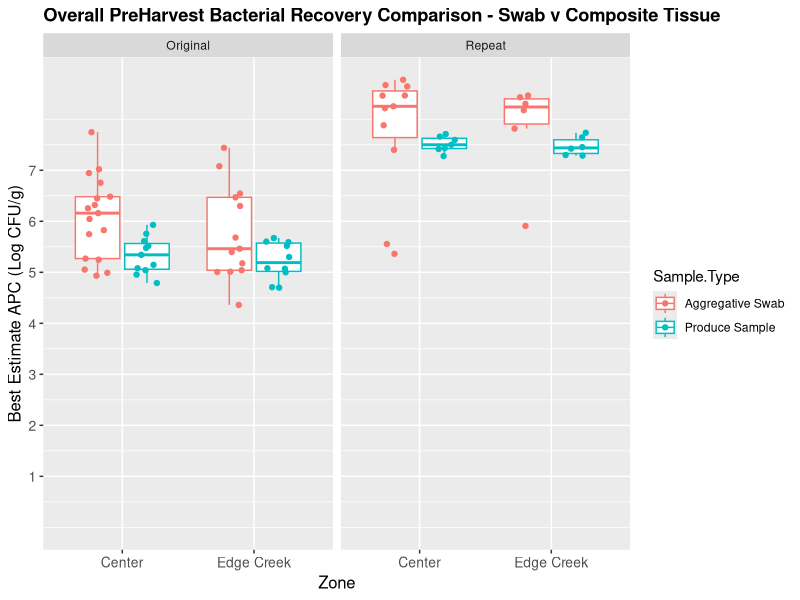
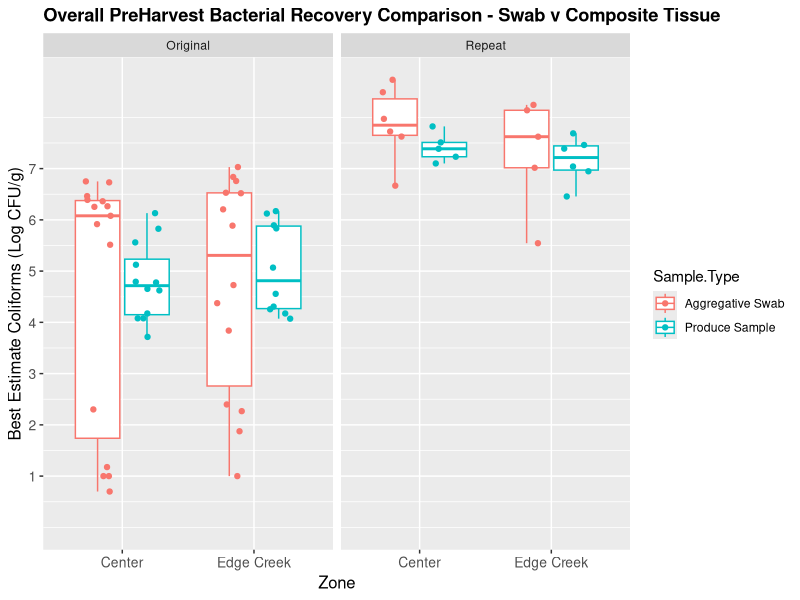
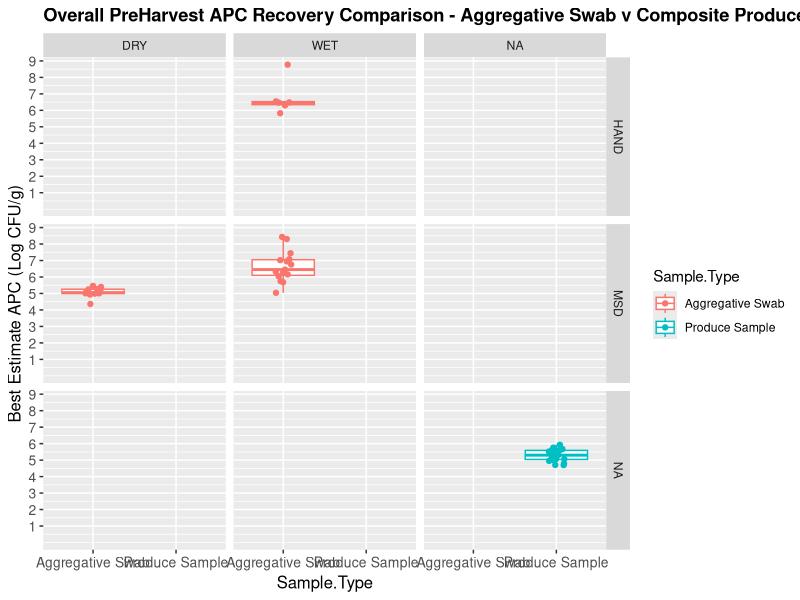
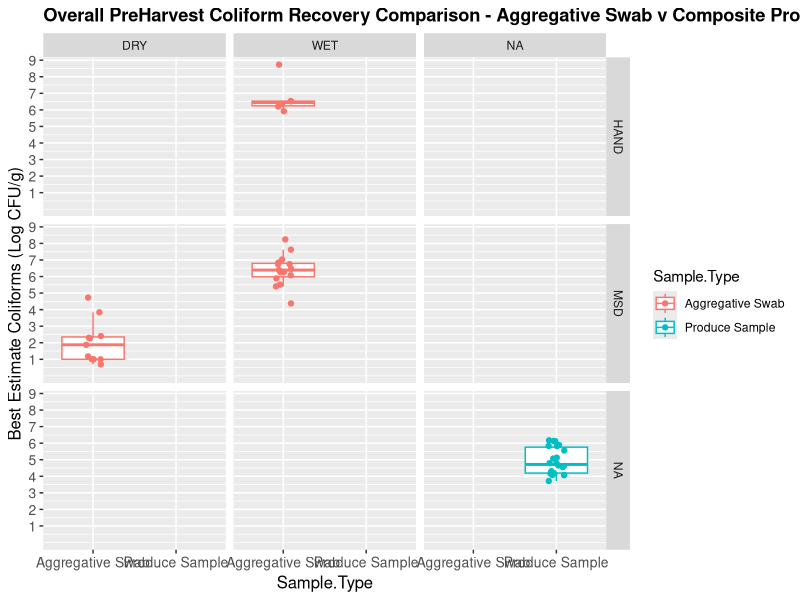
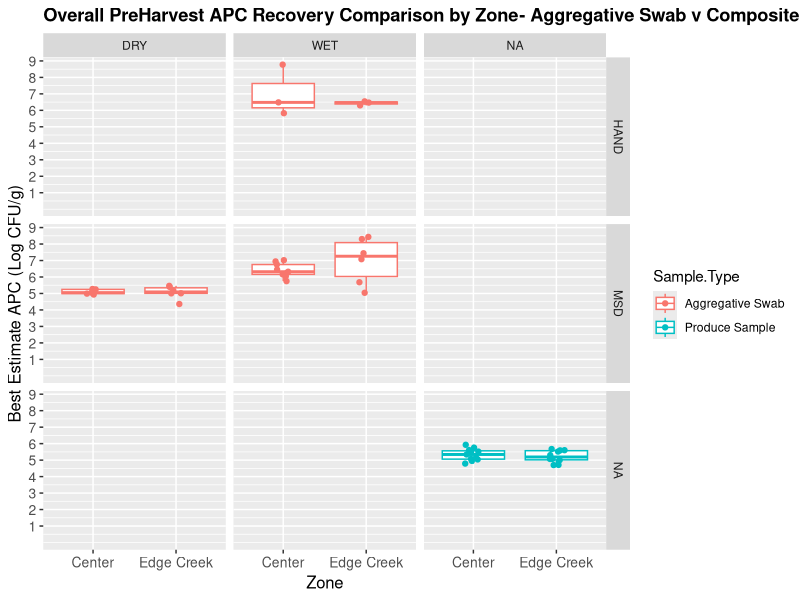
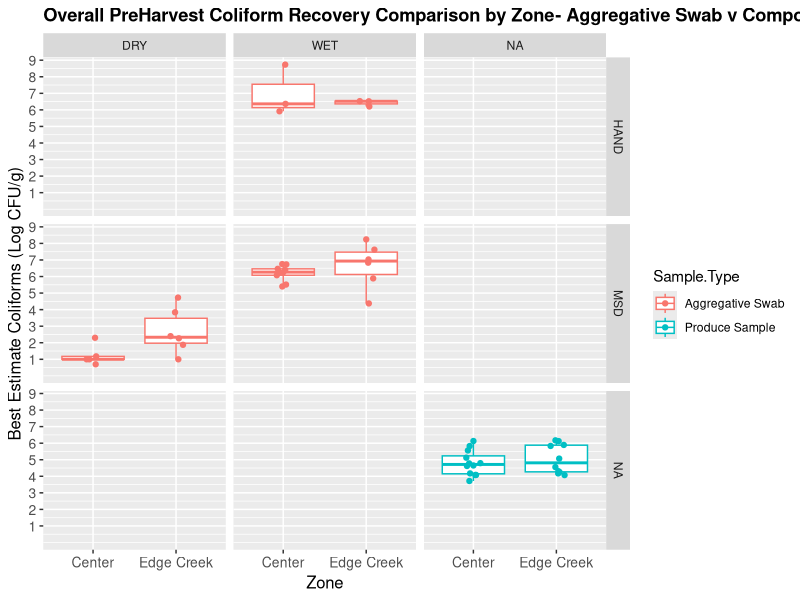
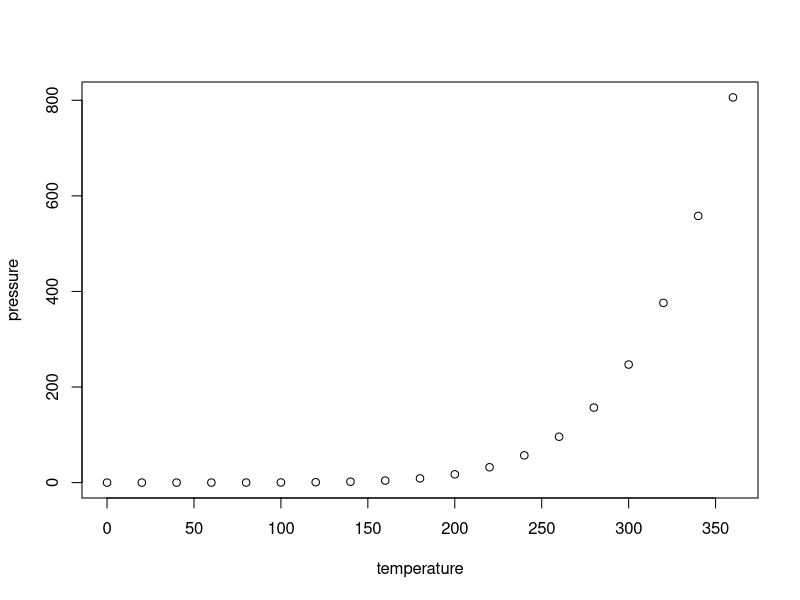

Here is the R script that generated these plots, in order:
## ---- chunk 1
knitr::opts_chunk$set(echo = TRUE)
## ---- chunk 2
library(tidyverse)
## ---- chunk 3
raw<-read.csv("Exp_1_results_organized.csv")
str(raw)
Fanoe<-read.csv("Experiment_1_trimmed.csv")
str(Fanoe)
Fanoe$Zone<-as.factor(Fanoe$Zone)
Fanoe$Top.bottom<-as.factor(Fanoe$Top.bottom)
Fanoe$Wet.dry<-as.factor(Fanoe$Wet.dry)
Fanoe$Hand.msd<-as.factor(Fanoe$Hand.msd)
Fanoe$Opportunity<-as.factor(Fanoe$Opportunity)
Fanoe$Sample.Type<-as.factor(Fanoe$Sample.Type)
Fanoe$Log.Coli.<-as.numeric(Fanoe$Log.Coli.)
str(Fanoe) #This contains all original and repeated samples, 
SumFanoe<-Fanoe%>%group_by(Sample.Type, Opportunity,Wet.dry, Hand.msd)%>%summarise(n=n())
knitr::kable(SumFanoe)
## ---- chunk 4
APC_MTvPr<-ggplot(data= Fanoe, aes(x=Zone, y=Log.APC. , col= Sample.Type))+
  geom_boxplot(outlier.alpha = 0)+theme(plot.title = element_text(size = rel(1.2), face = "bold"), axis.text = element_text(size= 10, angle=0, hjust=0.5), axis.title = element_text(size=12))+
  expand_limits(y=0)+
  scale_y_continuous("Best Estimate APC (Log CFU/g)", breaks= c(1,2,3,4,5,6,7))+
  geom_point(position=position_jitterdodge(),alpha=1)+
  ggtitle("Overall PreHarvest Bacterial Recovery Comparison - Swab v Composite Tissue ")
APC_MTvPr+facet_grid(.~Opportunity)
## ---- chunk 5
Colif_MTvPr<-ggplot(data= Fanoe, aes(x=Zone, y=Log.Coli. , col= Sample.Type))+
  geom_boxplot(outlier.alpha = 0)+theme(plot.title = element_text(size = rel(1.2), face = "bold"), axis.text = element_text(size= 10, angle=0, hjust=0.5), axis.title = element_text(size=12))+
  expand_limits(y=0)+
  scale_y_continuous("Best Estimate Coliforms (Log CFU/g)", breaks= c(1,2,3,4,5,6,7))+
  geom_point(position=position_jitterdodge(),alpha=1)+
  ggtitle("Overall PreHarvest Bacterial Recovery Comparison - Swab v Composite Tissue ")
Colif_MTvPr+facet_grid(.~Opportunity)
## ---- chunk 6
adj_Fanoe<-read.csv("Experiment_1_adjusted trim.csv")
adj_Fanoe$Zone<-as.factor(adj_Fanoe$Zone)
adj_Fanoe$Top.bottom<-as.factor(adj_Fanoe$Top.bottom)
adj_Fanoe$Wet.dry<-as.factor(adj_Fanoe$Wet.dry)
adj_Fanoe$Hand.msd<-as.factor(adj_Fanoe$Hand.msd)
adj_Fanoe$Opportunity<-as.factor(adj_Fanoe$Opportunity)
adj_Fanoe$Sample.Type<-as.factor(adj_Fanoe$Sample.Type)
str(adj_Fanoe)
wkngsamples_Fanoe<-adj_Fanoe%>%group_by(Sample.Type, Wet.dry, Hand.msd)%>%summarise(n=n())
totalecoli<-adj_Fanoe%>%group_by(Sample.Type, Log.E.coli.)%>%summarise(count=n())
knitr::kable(wkngsamples_Fanoe)
knitr::kable(totalecoli)
## ---- chunk 7
OvPH_MTvTissue_APC<-ggplot(data= adj_Fanoe, aes(x=Sample.Type, y=Log.APC. , col= Sample.Type))+
  geom_boxplot(outlier.alpha = 0)+theme(plot.title = element_text(size = rel(1.2), face = "bold"), axis.text = element_text(size= 10, angle=0, hjust=0.5), axis.title = element_text(size=12))+
  expand_limits(y=0)+
  scale_y_continuous("Best Estimate APC (Log CFU/g)", breaks= c(1,2,3,4,5,6,7,8,9))+
  geom_point(position=position_jitterdodge(),alpha=1)+
  ggtitle("Overall PreHarvest APC Recovery Comparison - Aggregative Swab v Composite Produce Samples")
OvPH_MTvTissue_APC+facet_grid(Hand.msd~Wet.dry)

OvPH_MTvTissue_Colif<-ggplot(data= adj_Fanoe, aes(x=Sample.Type, y=Log.Coli. , col= Sample.Type))+
  geom_boxplot(outlier.alpha = 0)+theme(plot.title = element_text(size = rel(1.2), face = "bold"), axis.text = element_text(size= 10, angle=0, hjust=0.5), axis.title = element_text(size=12))+
  expand_limits(y=0)+
  scale_y_continuous("Best Estimate Coliforms (Log CFU/g)", breaks= c(1,2,3,4,5,6,7,8,9))+
  geom_point(position=position_jitterdodge(),alpha=1)+
  ggtitle("Overall PreHarvest Coliform Recovery Comparison - Aggregative Swab v Composite Produce Samples")
OvPH_MTvTissue_Colif+facet_grid(Hand.msd~Wet.dry)

Zone_OvPH_MTvTissue_APC<-ggplot(data= adj_Fanoe, aes(x=Zone, y=Log.APC. , col= Sample.Type))+
  geom_boxplot(outlier.alpha = 0)+theme(plot.title = element_text(size = rel(1.2), face = "bold"), axis.text = element_text(size= 10, angle=0, hjust=0.5), axis.title = element_text(size=12))+
  expand_limits(y=0)+
  scale_y_continuous("Best Estimate APC (Log CFU/g)", breaks= c(1,2,3,4,5,6,7,8,9))+
  geom_point(position=position_jitterdodge(),alpha=1)+
  ggtitle("Overall PreHarvest APC Recovery Comparison by Zone- Aggregative Swab v Composite Produce Samples")
Zone_OvPH_MTvTissue_APC+facet_grid(Hand.msd~Wet.dry)

Zone_OvPH_MTvTissue_Colif<-ggplot(data= adj_Fanoe, aes(x=Zone, y=Log.Coli. , col= Sample.Type))+
  geom_boxplot(outlier.alpha = 0)+theme(plot.title = element_text(size = rel(1.2), face = "bold"), axis.text = element_text(size= 10, angle=0, hjust=0.5), axis.title = element_text(size=12))+
  expand_limits(y=0)+
  scale_y_continuous("Best Estimate Coliforms (Log CFU/g)", breaks= c(1,2,3,4,5,6,7,8,9))+
  geom_point(position=position_jitterdodge(),alpha=1)+
  ggtitle("Overall PreHarvest Coliform Recovery Comparison by Zone- Aggregative Swab v Composite Produce Samples")
Zone_OvPH_MTvTissue_Colif+facet_grid(Hand.msd~Wet.dry)
## ---- chunk 8
Only_Swabs<-adj_Fanoe%>%filter(Sample.Type=="Aggregative Swab")
## ---- chunk 9

## ---- chunk 10
plot(pressure)
